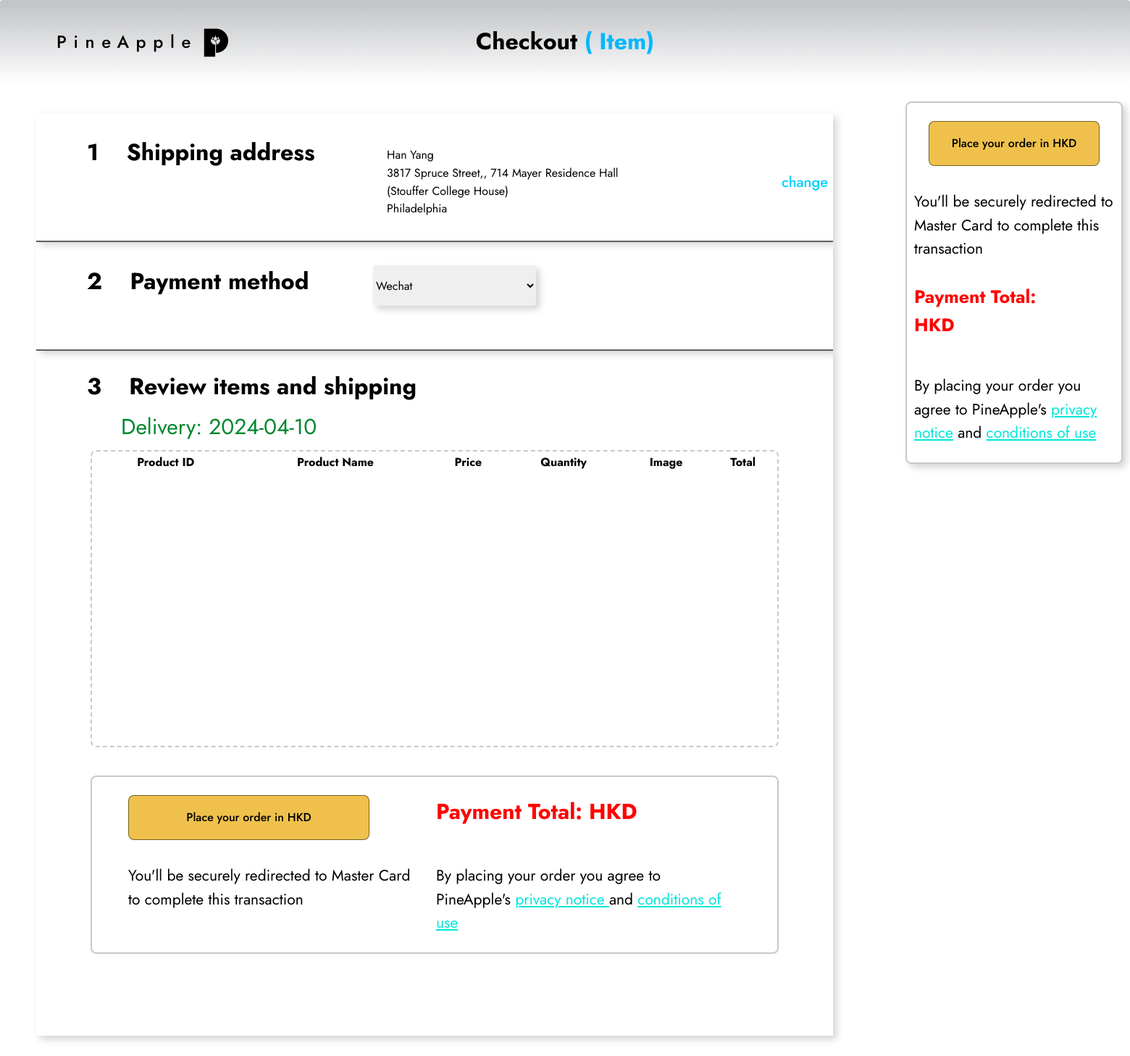
Page /payment.php (signed in) on the committed database.
### tables this page shows
CREATE TABLE IF NOT EXISTS `tbl_customer` (
  `id` int NOT NULL AUTO_INCREMENT,
  `name` varchar(255) NOT NULL,
  `address` text NOT NULL,
  `city` varchar(30) NOT NULL,
  `country` varchar(30) NOT NULL,
  `zip` varchar(30) NOT NULL,
  `phone` varchar(30) NOT NULL,
  `email` varchar(255) NOT NULL,
  `pass` varchar(32) NOT NULL,
  PRIMARY KEY (`id`)
);

### classess/Customer.php (called while the page is built, shortened)
<?php
$filepath = realpath(dirname(__FILE__));
include_once ($filepath.'/../lib/Database.php');
?>
<?php
class Customer{
	private $db;
	public function __construct()
	{
		$this->db = new Database();
	}
	public function getCustomerData($id){
		$query = "SELECT * FROM tbl_customer WHERE id = '$id'";
		$result = $this->db->select($query);
		return $result;
	}
}
?>

### lib/Database.php (called while the page is built, shortened)
<?php
Class Database{
 public $host   = DB_HOST;
 public $user   = DB_USER;
 public $pass   = DB_PASS;
 public $dbname = DB_NAME;
 public $link;
private function connectDB(){
 $this->link = new mysqli($this->host, $this->user, $this->pass,
  $this->dbname);
 }
public function select($query){
  $result = $this->link->query($query) or
   die($this->link->error.__LINE__);
  if($result->num_rows > 0){
    return $result;
  } else {
    return false;
  }
 }
}

### lib/Session.php (called while the page is built, shortened)
<?php
class Session{
 public static function get($key){
  if (isset($_SESSION[$key])) {
   return $_SESSION[$key];
  } else {
   return false;
  }
 }
}
?>

### payment.php (the view, shortened to what this page needs)
<?php
include 'lib/Session.php';
include 'lib/Database.php';
$cmr = new Customer();
?>
<!DOCTYPE html>
<html lang="en">
  <head>
    <link
      rel="stylesheet"
      href="https://unpkg.com/animate.css@4.1.1/animate.css"
    />
    <link
      rel="stylesheet"
      href="https://unpkg.com/@teleporthq/teleport-custom-scripts/dist/style.css"
    />
  </head>
  <body>
    <link rel="stylesheet" href="./style.css" />
    <div>
      <link href="./payment.css" rel="stylesheet" />
      <div class="payment-container">
        <div class="payment-left">
          <div class="payment-address">
            <?php
              $id = Session::get("cmrId");
              $getdata = $cmr->getCustomerData($id);
              if ($getdata) {
                while ($result = $getdata->fetch_assoc()) {
            ?>
                <h1 class="payment-text">1&nbsp; &nbsp; Shipping address</h1>
                <ul class="payment-ul list">
                  <li class="list-item"><span><?php echo $result['name'];?></span></li>
                  <li class="list-item">
                    <span><?php echo $result['address'];?></span>
                  </li>
                  <li class="list-item">
                    <span><?php echo $result['city'];?></span>
                  </li>
                </ul>
                <a href="change-address.php" class="payment-change navbar-link">
                  change
                </a>
            <?php }} ?>
          </div>
          <div class="payment-paymentmethod">
            <h1 class="payment-text04">2&nbsp; &nbsp; Payment method</h1>
            <select name = "payment-method" size="1" class="payment-select1">
              <option value="Wechat">Wechat</option>
            </select>
          </div>
          <div class="payment-detail">
            <h1 class="payment-text07">
              3&nbsp; &nbsp; Review items and shipping
            </h1>
            <div class="payment-item">
            <table class="data display datatable" id="example" style="width: 1200px">
              <thead>
                <tr>
                  <th>Product ID</th>
                  <th>Product Name</th>
                  <th>Price</th>
                  <th>Quantity</th>
                  <th>Image</th>
                  <th>Total</th>
                </tr>
              </thead>
	          </table>
            </div>
            <label class="payment-text08">Delivery: <?php echo date('Y-m-d');?></label>
            <div class="payment-payment">
              <button type="button" class="payment-button button">
                <a href="?orderid=Order">Place your order in HKD</a>
              </button>
              <span class="payment-text09">
                You'll be securely redirected to Master Card to complete this
                transaction
              </span>
              <label class="payment-text10">Payment Total: HKD <?php echo $sum;?></label>
              <span class="payment-text11">
                <span>By placing your order you agree to PineApple's</span>
                <a href="https://www.amazon.com/gp/help/customer/display.html?nodeId=GX7NJQ4ZB8MHFRNJ" class="payment-navlink">
                  privacy notice
                </a>
                <span>and</span>
                <a href="https://www.amazon.com/gp/help/customer/display.html?nodeId=GLSBYFE9MGKKQXXM" class="payment-navlink1">
                  conditions of use
                </a>
              </span>
            </div>
          </div>
        </div>
        <div class="payment-head">
          <a href="index.php" class="payment-navlink2">
            <div class="logo-container navbar-logo-title logo-root-class-name6">
              <span class="logo-logo-center Logo navbar-logo-title">
                <span>PineApple</span>
              </span>
              <img
                alt="image"
                src="public/Pineapple Icons/logo_no_bg_2-200h.png"
                class="logo-image"
              />
            </div>
          </a>
          <h1>
            <span>Checkout</span>
            <span class="payment-text16">(<?php echo $qty;?> Item)</span>
          </h1>
        </div>
        <div class="payment-right">
          <button type="button" class="payment-button1 button">
            <a href="?orderid=Order">Place your order in HKD</a>
          </button>
          <span class="payment-text17">
            You'll be securely redirected to Master Card to complete this
            transaction
          </span>
          <label class="payment-text18">
            <span>Payment Total:</span>
            <br />
            <span>HKD <?php echo $sum;?></span>
          </label>
          <span class="payment-text22">
            <span>By placing your order you agree to PineApple's</span>
            <a href="https://www.amazon.com/gp/help/customer/display.html?nodeId=GX7NJQ4ZB8MHFRNJ" class="payment-navlink3">privacy notice</a>
            <span>and</span>
            <a href="https://www.amazon.com/gp/help/customer/display.html?nodeId=GLSBYFE9MGKKQXXM" class="payment-navlink4">
              conditions of use
            </a>
          </span>
        </div>
      </div>
    </div>
  </body>
</html>

### style.css (style rules this page uses)
:root { --dl-color-gray-500: #595959; --dl-color-gray-700: #999999; --dl-color-gray-900: #D9D9D9; --dl-color-gray-950: #e5e5e5ff; --dl-size-size-large: 144px; --dl-size-size-small: 48px; --dl-color-gray-black: #000000; --dl-color-gray-white: #FFFFFF; --dl-size-size-medium: 96px; --dl-size-size-xlarge: 192px; --dl-size-size-xsmall: 16px; --dl-space-space-unit: 16px; --dl-size-size-xxlarge: 288px; --dl-color-gray-black50: #00000080; --dl-color-gray-black60: #00000099; --dl-color-gray-black80: #000000cc; --dl-color-pallet-green: #dfe7ddff; --dl-size-size-maxwidth: 1328px; --dl-color-pallet-yellow: #efc14cff; --dl-radius-radius-round: 50%; --dl-color-pallet-warning: #c92323ff; --dl-space-space-halfunit: 8px; --dl-space-space-sixunits: 96px; --dl-space-space-twounits: 32px; --dl-radius-radius-radius2: 2px; --dl-radius-radius-radius4: 4px; --dl-radius-radius-radius8: 8px; --dl-space-space-fiveunits: 80px; --dl-space-space-fourunits: 64px; --dl-space-space-threeunits: 48px; --dl-space-space-oneandhalfunits: 24px; }
.button { color: var(--dl-color-gray-black80); cursor: pointer; display: flex; padding: 0.5rem 1rem; position: relative; box-sizing: border-box; font-style: normal; transition: 0.3s; align-items: flex-start; flex-shrink: 1; font-weight: 500; line-height: 14px; padding-top: 12px; border-color: var(--dl-color-gray-black50); border-style: solid; border-width: 1px; padding-left: 24px; border-radius: 0px; padding-right: 24px; padding-bottom: 12px; text-decoration: none; }
.list { width: 100%; margin: 1em 0px 1em 0px; display: block; padding: 0px 0px 0px 1.5rem; list-style-type: none; list-style-position: outside; }
.list-item { display: list-item; }
.navbar-link { color: rgba(0, 0, 0, 1); cursor: pointer; height: auto; font-size: 13px; text-align: left; transition: 0.3s; font-family: Jost; font-weight: 500; text-decoration: none; }
.navbar-logo-title { color: var(--dl-color-gray-black); cursor: pointer; height: auto; font-size: 24px; transition: 0.3s; font-family: Jost; font-weight: 500; line-height: 20px; margin-left: var(--dl-space-space-fourunits); margin-right: var(--dl-space-space-fourunits); letter-spacing: 0.4em; text-decoration: none; }
.Logo { font-size: 24px; font-family: "Jost"; font-weight: 500; line-height: 20; letter-spacing: 0.4; text-transform: capitalize; text-decoration: none; }

### payment.php (style rules this page uses)
html { line-height: 1.15; }
body { margin: 0; }
* { box-sizing: border-box; border-width: 0; border-style: solid; }
p,li,ul,pre,div,h1,h2,h3,h4,h5,h6,figure,blockquote,figcaption { margin: 0; padding: 0; }
button { background-color: transparent; }
button,input,optgroup,select,textarea { font-family: inherit; font-size: 100%; line-height: 1.15; margin: 0; }
button,select { text-transform: none; }
button,[type="button"],[type="reset"],[type="submit"] { -webkit-appearance: button; }
a { color: inherit; text-decoration: inherit; }
img { display: block; }
html { scroll-behavior: smooth }
html { font-family: Jost; font-size: 16px; }
body { font-weight: 400; font-style:normal; text-decoration: none; text-transform: none; letter-spacing: 0.02; line-height: 1.55; color: var(--dl-color-gray-black); background-color: var(--dl-color-gray-white); }

### rows in the picture
tbl_customer: name "Han Yang", address "3817 Spruce Street,, 714 Mayer Residence Hall (Stouffer College House)", city "Philadelphia"
